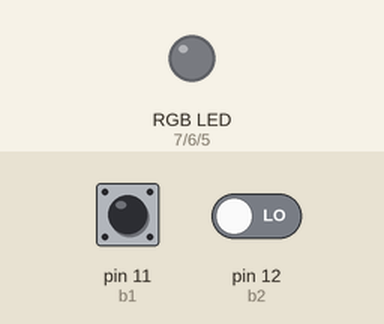
Simulated run of this sketch. Board: Arduino Uno, built with avr-gcc and run on an emulated ATmega328P. Shown: an RGB LED mixed from three pins (HIGH = lit). The inputs (shaded band) are chosen by the test bench; at power-on: pin 11 (b1) LOW, pin 12 (b2) LOW.

Above: at 1.2 s.
1.3 s: pin 11 (b1) driven HIGH
At 1.7 s:
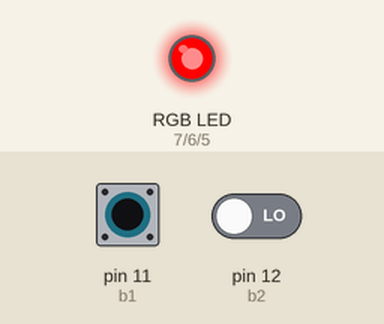
2.8 s: pin 12 (b2) driven HIGH
At 4.0 s:
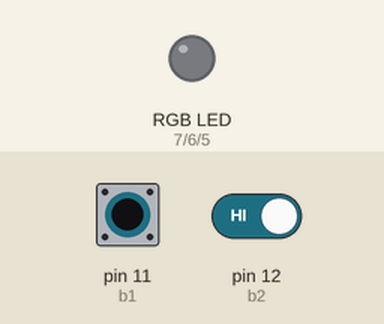
4.3 s: pin 11 (b1) pulsed LOW 5 times (0.12 s each, 0.3 s apart)
At 6.9 s:
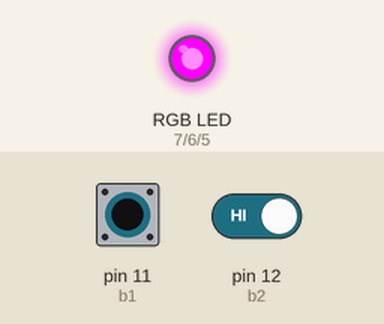
7.3 s: pin 11 (b1) pulsed LOW 2 times (0.12 s each, 0.3 s apart)
At 8.5 s:
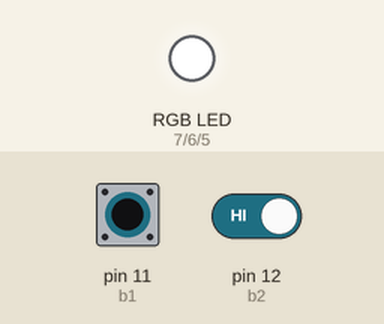
Timing chart, 0 to 10.3 s (numbered marks = the images above; inputs shaded):
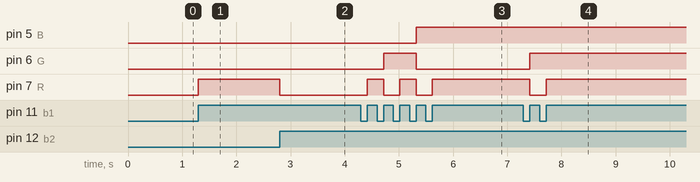

The sketch:

jhoang6_CS362_lab2.ino
```cpp
/*
 *
 * Author: Jon-Michael Hoang | jhoang6 | 657540122
 *
 * CS 362: Lab 2 - Binary Buttons
 *
 * Desc: Press two buttons to increment LEDs which represent binary values
 *       since there are 3 LEDs, there are three bits so the max value is 7
 *       whereas the min value is 0.
 *
 * Assumptions: If you are at 7 and press up, it goes back to 0
 *              If you are at 0 and press down, it goes back to 7
 *
 *              At first setting up the hardware was a bit...hard but then it got easy
 *              the more I studied the schematics listed below in the references.
 *
 *              As for the coding part, it took awhile but nonetheless it was easy -
 *              using knowledge from CS261 for the flags and using razzle dazzle C++ magic code
 *              to make things run well.
 *
 *              I also assume that the grader not only reads this, but also the comments surrounding the code
 *              as well as it goes in depth in my design process.
 *
 * References: https://www.arduino.cc/en/tutorial/button
 *
 *             for this reference, I did not use any of the code. I just used the schematic:
 *             https://www.instructables.com/id/How-to-use-a-Push-Button-Arduino-Tutorial/
 *
 * Date: 2/6/2019
 *
 */

const int b1 = 11;  // count++ button
const int b2 = 12;  // count-- button

// store the previous button states
int oldB1 = LOW, oldB2 = LOW;

// RGB lights to represent the 3-bit binary values
const int R = 7;
const int G = 6;
const int B = 5;

// flags to tell what gets turned on/off
bool redFlag, greenFlag, blueFlag;

// counter to keep track of the user's increments and
// decrements
int count = 0;

void setup()
{
  // put your setup code here, to run once:
  pinMode (b1, INPUT);
  pinMode (b2, INPUT);

  pinMode (R, OUTPUT);
  pinMode (G, OUTPUT);
  pinMode (B, OUTPUT);
}

void loop()
{
  // get the current state of the button
  int newB1 = digitalRead (b1);
  int newB2 = digitalRead (b2);

  // increment based on current and previous states
  if (newB1 == HIGH && oldB1 == LOW)
    count++;
  else if (newB2 == HIGH && oldB2 == LOW)
    count--;

  // handle looping back
  // e.g. 0 loops to 7
  //      and 7 loops to 0
  // is count 8? if so, make count 0.
  // if not, is count -1? if so, make count 7.
  // if all cases fail under magical circumstances, go back to count
  count = (count == 8) ? 0 : (count == -1) ? 7 : count;

  // handle flags here
  // each flag handles 1 bit in the 3 bit code
  // how this works: given a value like 7,
  // red = 7%2 = 1 -> __1
  // green = 7/2 % 2 = 1 -> _11
  // blue = 7/2/2 % 2 = 1 -> 111
  // -> 111(base 2) == 7(base 10)
  redFlag = (count%2 == 1) ? true : false;  // handles __X bit
  greenFlag = ((count/2)%2 == 1) ? true : false; // handles _X_ bit
  blueFlag = (((count/2)/2)%2 == 1) ? true : false; // handles X__ bit

  // e.g. "5" would have 101
  // by following the same example above,
  // 5%2 = 1 -> __1
  // 5/2 = 4 % 2 = 0 -> _01
  // 5/2/2 = 1 % 2 = 1 -> 101
  // 101(base2) == 5(base 10)

  // now that the flags are given values, represent them in binary
  if (redFlag)
    digitalWrite (R, HIGH);
  else
    digitalWrite (R, LOW);

  if (greenFlag)
    digitalWrite (G, HIGH);
  else
    digitalWrite (G, LOW);

  if (blueFlag)
    digitalWrite (B, HIGH);
  else
    digitalWrite (B, LOW);

  // store previous button state to refer to future states
  oldB1 = newB1;
  oldB2 = newB2;
}
```

Measured:
- after the input at 1.3 s, pin 7 (R): LOW → HIGH at once
- after the input at 2.8 s, pin 7 (R): HIGH → LOW at once
- after the input at 4.3 s, pin 5 (B): LOW → HIGH after 1.0 s; pin 6 (G): LOW → HIGH after 0.42 s, → LOW 0.60 s later; pin 7 (R): alternates HIGH for 0.30 s and LOW for 0.30 s, 5 changes in all, then stays HIGH, starting after 0.12 s
- after the input at 7.3 s, pin 6 (G): LOW → HIGH after 0.12 s; pin 7 (R): HIGH → LOW after 0.12 s, → HIGH 0.30 s later
